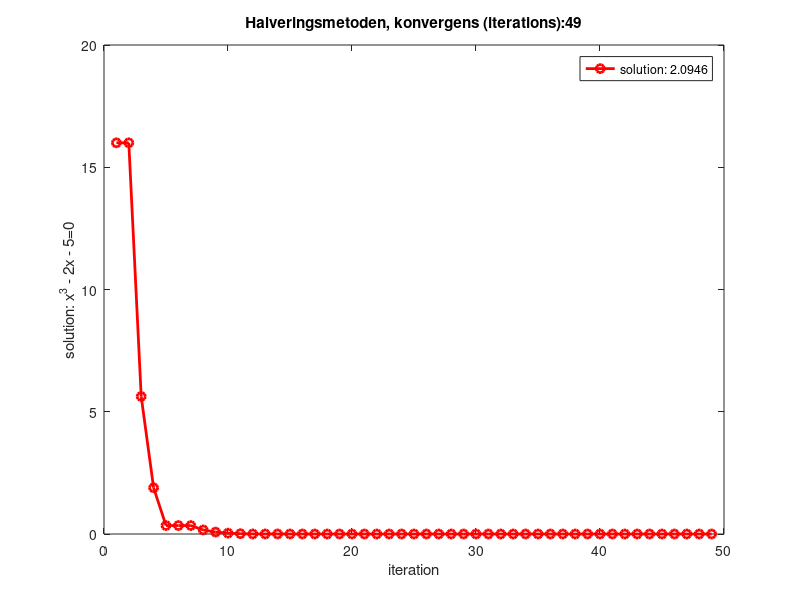
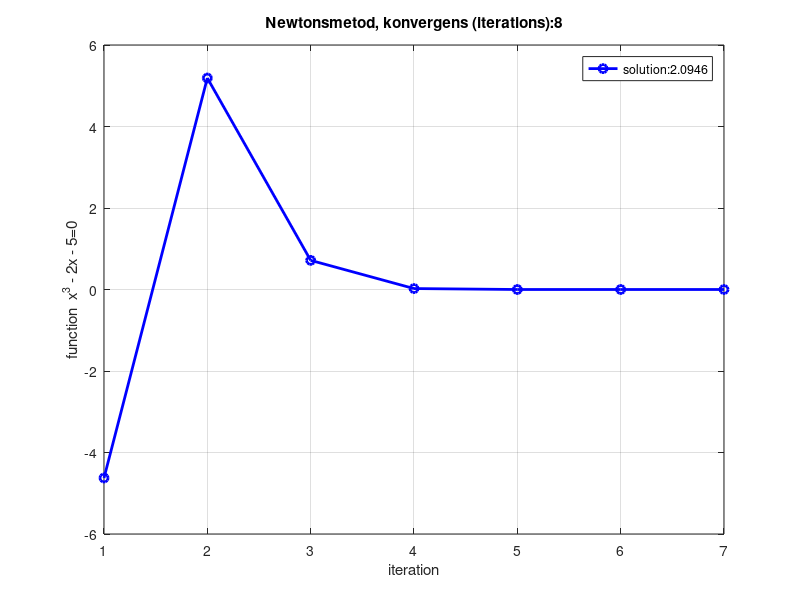
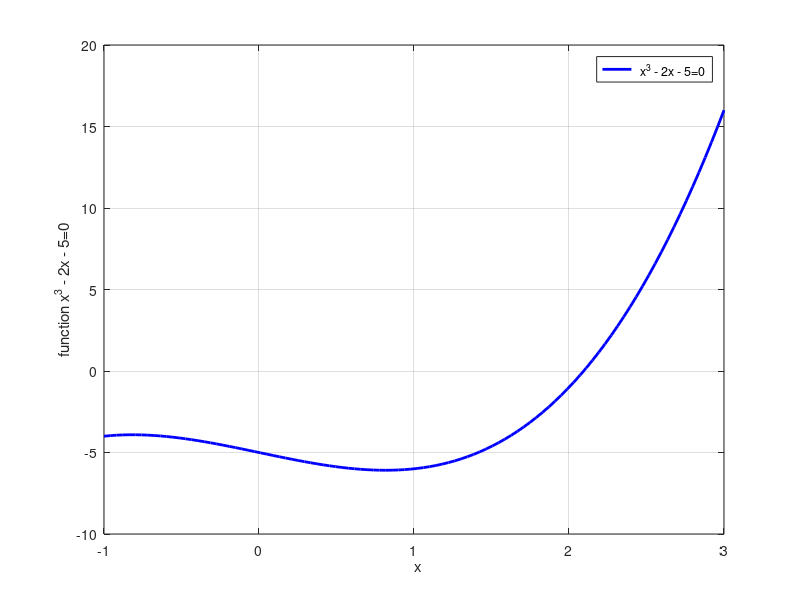

The MATLAB source for these figures, in order:
close all;

tolerance = 10e-15;

%fun = @(x)x^10 - 10^10;
fun = @(x)x^3 - 2*x - 5;

% definition av intervalet [n,p]

n= -1.0;
p=3.0;
it=0;


% Halveringsmetoden

	  while abs(n - p) > tolerance
m = (n + p)/2;
         if fun(m) < 0 
  n = m;
         else
	   p = m;
        end

	it = it+1;

%func_val(it) = abs(fun(p) - 10.0);

func_val(it) = fun(p);

iteration(it) = it;
end

	
figure

plot(iteration,  func_val,'o r-',  'LineWidth',2)
 xlabel('iteration')
  ylabel('solution: x^{3} - 2x - 5=0')
 legend(['solution: ', num2str(p)]);
title(['Halveringsmetoden, konvergens (iterations):',num2str(it)]);


% Newtons metod

y=0;
iteration_newton = 0;
func_newton = 0;
error_newton = 0;

%Initialiseringen: init guess
y(1) = 1.5
%y(1) = 7;
k=2;

iteration_newton(1) = 1;
func_newton(1) =fun(y(1));
%error_newton(1) = abs(10.0 - func_newton(1));
numerator =  fun(y(1));
denominator = 3*(y(1))^2 -2;
y(2) = y(1) - numerator/denominator;
  
% Main Newton's iterations  
while abs( y(k) - y(k-1) ) > tolerance

numerator =  fun(y(k));
denominator = 3*(y(k))^2 -2;
y(k+1) = y(k) - numerator/denominator;
iteration_newton(k) = k;
func_newton(k) =fun(y(k));

%exact lösning är 10:
%error_newton(k) = abs(10 - func_newton(k));
k = k+1;
  end


figure
 % plot(iteration_newton,error_newton, 'o b-','LineWidth',2)
 plot(iteration_newton,func_newton, 'o b-','LineWidth',2)
  
  xlabel('iteration')
  ylabel('function  x^{3} - 2x - 5=0')
grid on
 legend(['solution:',num2str(y(k))]);
 title(['Newtonsmetod, konvergens (iterations):',num2str(k)])

n= -1.0;
p=3.0;
x_exact = linspace(n, p);
N = size(x_exact,2);
 for i = 1:N
	    func_exact(i) =fun(x_exact(i));
end

figure

plot(x_exact,func_exact, ' b-','LineWidth',2)
 legend(' x^{3} - 2x - 5=0 ');

  xlabel('  x')
  ylabel('function x^{3} - 2x - 5=0')

grid on
iteration


 iteration_newton
